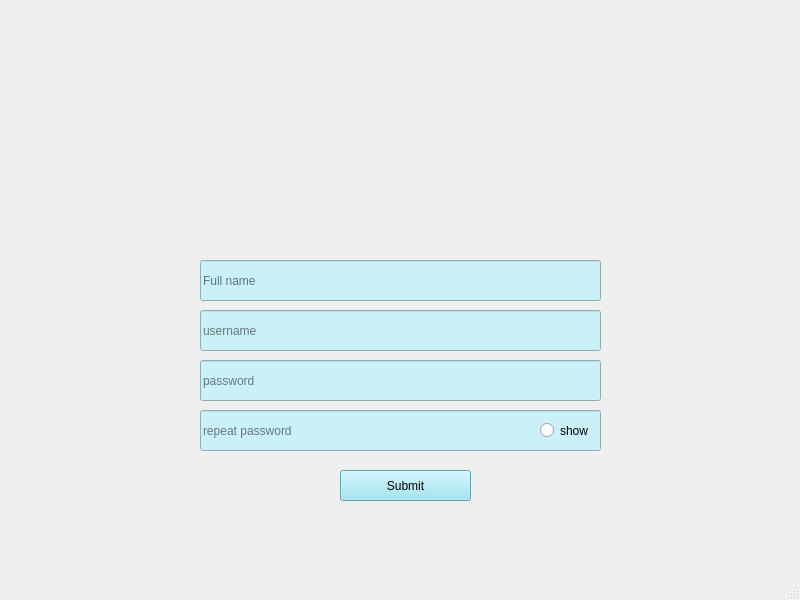
<?xml version="1.0" encoding="UTF-8"?>
<ui version="4.0">
 <class>Create_acc</class>
 <widget class="QMainWindow" name="Create_acc">
  <property name="geometry">
   <rect>
    <x>0</x>
    <y>0</y>
    <width>800</width>
    <height>600</height>
   </rect>
  </property>
  <property name="windowTitle">
   <string>MainWindow</string>
  </property>
  <widget class="QWidget" name="centralwidget">
   <widget class="QLabel" name="label">
    <property name="geometry">
     <rect>
      <x>350</x>
      <y>140</y>
      <width>111</width>
      <height>101</height>
     </rect>
    </property>
    <property name="text">
     <string/>
    </property>
    <property name="pixmap">
     <pixmap resource="../../images/login_image.qrc">:/new/prefix1/6522516.png</pixmap>
    </property>
    <property name="scaledContents">
     <bool>true</bool>
    </property>
   </widget>
   <widget class="QLineEdit" name="newUsername">
    <property name="geometry">
     <rect>
      <x>200</x>
      <y>310</y>
      <width>401</width>
      <height>41</height>
     </rect>
    </property>
    <property name="styleSheet">
     <string notr="true">background-color:#caf0f8</string>
    </property>
    <property name="placeholderText">
     <string>username</string>
    </property>
   </widget>
   <widget class="QLineEdit" name="newPass">
    <property name="geometry">
     <rect>
      <x>200</x>
      <y>360</y>
      <width>401</width>
      <height>41</height>
     </rect>
    </property>
    <property name="styleSheet">
     <string notr="true">background-color:#caf0f8</string>
    </property>
    <property name="placeholderText">
     <string>password</string>
    </property>
   </widget>
   <widget class="QLineEdit" name="passRepeat">
    <property name="geometry">
     <rect>
      <x>200</x>
      <y>410</y>
      <width>401</width>
      <height>41</height>
     </rect>
    </property>
    <property name="styleSheet">
     <string notr="true">background-color:#caf0f8</string>
    </property>
    <property name="echoMode">
     <enum>QLineEdit::Password</enum>
    </property>
    <property name="placeholderText">
     <string>repeat password</string>
    </property>
   </widget>
   <widget class="QPushButton" name="pushButton">
    <property name="geometry">
     <rect>
      <x>340</x>
      <y>470</y>
      <width>131</width>
      <height>31</height>
     </rect>
    </property>
    <property name="styleSheet">
     <string notr="true">background-color:#90e0ef;
color:black</string>
    </property>
    <property name="text">
     <string>Submit</string>
    </property>
   </widget>
   <widget class="QRadioButton" name="radioButton">
    <property name="geometry">
     <rect>
      <x>540</x>
      <y>410</y>
      <width>61</width>
      <height>41</height>
     </rect>
    </property>
    <property name="styleSheet">
     <string notr="true">color:black</string>
    </property>
    <property name="text">
     <string>show</string>
    </property>
   </widget>
   <widget class="QLineEdit" name="fullname_in">
    <property name="geometry">
     <rect>
      <x>200</x>
      <y>260</y>
      <width>401</width>
      <height>41</height>
     </rect>
    </property>
    <property name="styleSheet">
     <string notr="true">background-color:#caf0f8</string>
    </property>
    <property name="placeholderText">
     <string>Full name</string>
    </property>
   </widget>
   <widget class="QLabel" name="label_2">
    <property name="geometry">
     <rect>
      <x>-10</x>
      <y>-10</y>
      <width>821</width>
      <height>561</height>
     </rect>
    </property>
    <property name="text">
     <string/>
    </property>
    <property name="pixmap">
     <pixmap resource="../../images/login_image.qrc">:/new/prefix1/login-bg.png</pixmap>
    </property>
    <property name="scaledContents">
     <bool>true</bool>
    </property>
   </widget>
   <zorder>label_2</zorder>
   <zorder>label</zorder>
   <zorder>newUsername</zorder>
   <zorder>newPass</zorder>
   <zorder>passRepeat</zorder>
   <zorder>pushButton</zorder>
   <zorder>radioButton</zorder>
   <zorder>fullname_in</zorder>
  </widget>
  <widget class="QMenuBar" name="menubar">
   <property name="geometry">
    <rect>
     <x>0</x>
     <y>0</y>
     <width>800</width>
     <height>22</height>
    </rect>
   </property>
  </widget>
  <widget class="QStatusBar" name="statusbar"/>
 </widget>
 <resources>
  <include location="../../images/login_image.qrc"/>
 </resources>
 <connections/>
</ui>
